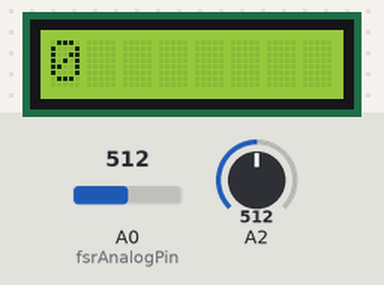
This sketch was run on a simulated Arduino Uno, built with avr-gcc and run on an emulated ATmega328P. Parts: 8×1 character LCD. Wiring (inferred from the names in the program): DS3231 clock at I2C address 0x68. Inputs (shaded band) come from the test bench; at power-on: A0 (fsrAnalogPin) = 512, A2 = 512. The local clock reads 2024-03-15 10:24:30 at power-on unless the sketch sets it; what the sketch prints to the serial monitor is not drawn.

Above: at 1.3 s.
1.4 s: A0 (fsrAnalogPin) set to 39
At 3.8 s:
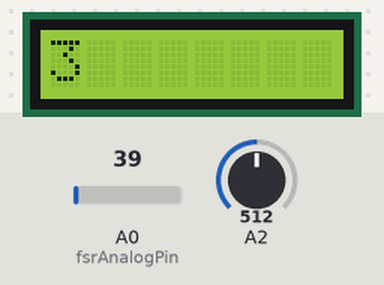
At 10.25 s:
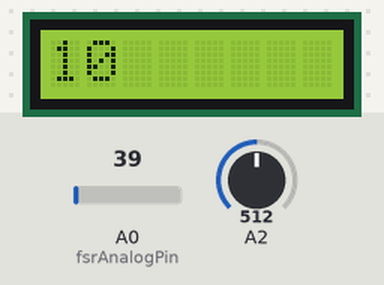
Timing chart, 0 to 10.5 s (numbered marks = the images above; inputs shaded):
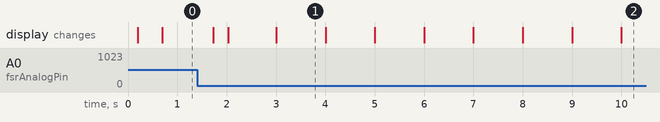

The sketch:

project_latest.ino
```cpp
/* Group 14 Systems Programming Final Project
Dan Coen, Max Friedman, Joseph Haaga
*/

#include <SoftwareSerial.h>
#include <EEPROM.h>
#include <Wire.h>
#include <Arduino.h>
#include <LiquidCrystal.h>
#define DS3231_I2C_ADDRESS 0x68

// LCD setup
LiquidCrystal lcd(12, 11, 5, 4, 3, 2);

// Game Variables
int gameStartTime = 0;
int gameScore = 0;
int gameInProgress = 0;

//a4 is serial clock
// a5 is data


float distanceSensorValue = 0.0;


int bluetoothTx = 6;  // TX-O pin of bluetooth mate, Arduino D2
int bluetoothRx = 7;  // RX-I pin of bluetooth mate, Arduino D3

SoftwareSerial bluetooth(bluetoothTx, bluetoothRx);

int fsrAnalogPin = 0; // FSR is connected to analog 0
//int LEDpin = 13;      // connect Red LED to pin 11 (PWM pin)
int fsrReading;      // the analog reading from the FSR resistor divider
//int LEDbrightness;


///////////////////////////////////////////////////////////////////////////////

//////// LCD CODE /////////

void lcdDisplayText(String text)
{
  lcd.print(text);
}

void clear_lcd(){
  lcd.print("        ");
}

//////// RTC CODE /////////

// Convert normal decimal numbers to binary coded decimal
byte decToBcd(byte val)
{
  return( (val/10*16) + (val%10) );
}
// Convert binary coded decimal to normal decimal numbers
byte bcdToDec(byte val)
{
  return( (val/16*10) + (val%16) );
}
void setDS3231time(byte second, byte minute, byte hour, byte dayOfWeek, byte
dayOfMonth, byte month, byte year)
{
  // sets time and date data to DS3231
  Wire.beginTransmission(DS3231_I2C_ADDRESS);
  Wire.write(0); // set next input to start at the seconds register
  Wire.write(decToBcd(second)); // set seconds
  Wire.write(decToBcd(minute)); // set minutes
  Wire.write(decToBcd(hour)); // set hours
  Wire.write(decToBcd(dayOfWeek)); // set day of week (1=Sunday, 7=Saturday)
  Wire.write(decToBcd(dayOfMonth)); // set date (1 to 31)
  Wire.write(decToBcd(month)); // set month
  Wire.write(decToBcd(year)); // set year (0 to 99)
  Wire.endTransmission();
}

void readDS3231time(byte *second,
byte *minute,
byte *hour,
byte *dayOfWeek,
byte *dayOfMonth,
byte *month,
byte *year)
{
  Wire.beginTransmission(DS3231_I2C_ADDRESS);
  Wire.write(0); // set DS3231 register pointer to 00h
  Wire.endTransmission();
  Wire.requestFrom(DS3231_I2C_ADDRESS, 7);
  // request seven bytes of data from DS3231 starting from register 00h
  *second = bcdToDec(Wire.read() & 0x7f);
  *minute = bcdToDec(Wire.read());
  *hour = bcdToDec(Wire.read() & 0x3f);
  *dayOfWeek = bcdToDec(Wire.read());
  *dayOfMonth = bcdToDec(Wire.read());
  *month = bcdToDec(Wire.read());
  *year = bcdToDec(Wire.read());
}

int getSeconds()
{
  byte second, minute, hour, dayOfWeek, dayOfMonth, month, year;
  // retrieve data from DS3231
  readDS3231time(&second, &minute, &hour, &dayOfWeek, &dayOfMonth, &month,
  &year);
  return second;
}

void setup(void) {
   Serial.begin(9600);  // Begin the serial monitor at 9600bps

  bluetooth.begin(115200);  // The Bluetooth Mate defaults to 115200bps
  bluetooth.print("$");  // Print three times individually
  bluetooth.print("$");
  bluetooth.print("$");  // Enter command mode
  delay(100);  // Short delay, wait for the Mate to send back CMD
  bluetooth.println("U,9600,N");  // Temporarily Change the baudrate to 9600, no parity
  // 115200 can be too fast at times for NewSoftSerial to relay the data reliably
  bluetooth.begin(9600);  // Start bluetooth serial at 9600
  //if(EEPROM.read(0) == 255){
//     EEPROM.write(0,0);
//     EEPROM.write(1,0);
//     EEPROM.write(2,0);
//     EEPROM.write(3,0);
//     EEPROM.write(4,0);
    //}
  //pinMode(LEDpin, OUTPUT);
  lcd.begin(8, 1);
  Wire.begin();
  setDS3231time(00,0,0,7,27,12,14);
}

void loop(void) {
  bluetooth.write("hey");
  int seconds = (int) getSeconds();
  fsrReading = analogRead(fsrAnalogPin);
  if (fsrReading > 49){
    distanceSensorValue = analogRead(A2) * 5 /1023.0;
    //Serial.print("Analog reading = ");
    //Serial.println(fsrReading);
    if(gameInProgress==1){
      if(distanceSensorValue<0.5){
        Serial.print("sweet shot\n");
        bluetooth.println("sweet shot\n");
        gameScore+=2;
      }else{
        Serial.print("$wi$h");
        bluetooth.println("3 pointer!!");
        gameScore+=3;
      }
      Serial.print("\nSensor Value:");
      Serial.print(distanceSensorValue);
      Serial.print("\n");
    }else{
      Serial.print("starting new game...");
      bluetooth.println("starting new game...");
      gameInProgress=1;
      gameStartTime=60;
      setDS3231time(00,0,0,7,27,12,14);
    }
    //Serial.print("$$$");


    delay(500);
    /*Serial.println(EEPROM.read(0));
    Serial.println(EEPROM.read(1));
    Serial.println(EEPROM.read(2));
    Serial.println(EEPROM.read(3));
    Serial.println(EEPROM.read(4));
    //Serial.println(EEPROM.read(1),DEC);
    */

  }
  if(gameStartTime-seconds<=0){
   // game has run out of time
   gameInProgress=0;
   // write score to leaderboard

  }

  lcd.setCursor(0,0);
  /*if (gameStartTime > 30) {
    Serial.println(60 - seconds, DEC);
    lcdDisplayText(String(60 - seconds));
  } else {
    Serial.println(30 - seconds, DEC);
    lcdDisplayText(String(30 - seconds));
  }
  */
  lcdDisplayText(String(seconds));
  //delay(1000);
}
```

Measured:
- what the display in image 1 shows lasts 1.0 s, from 3.0 s to 4.0 s
